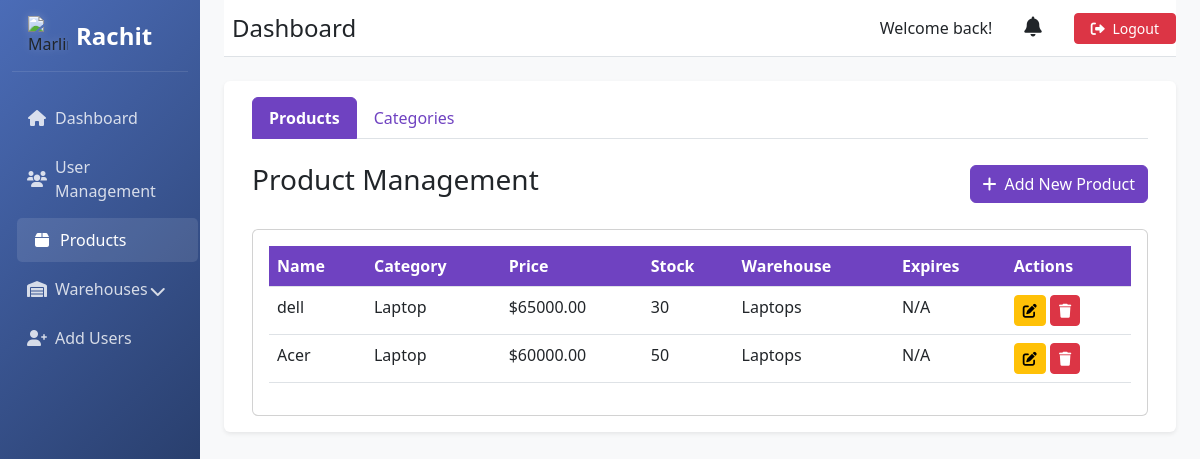
Screenshot of /product_management/ (signed in) with the database file from the repository.
### Inventory/models.py (models this page shows, shortened)
class Product(models.Model):
    name = models.CharField(max_length=200)
    category = models.ForeignKey(Category, on_delete=models.CASCADE)
    warehouse = models.ForeignKey(Warehouse, on_delete=models.SET_NULL, null=True)
    price = models.DecimalField(max_digits=10, decimal_places=2)
    stock = models.IntegerField(default=0)
    description = models.TextField()
    expires = models.DateTimeField(null=True, blank=True)
    min_stock = models.IntegerField(default=10)
    created_at = models.DateTimeField(auto_now_add=True)
    updated_at = models.DateTimeField(auto_now=True)

class Category(models.Model):
    name = models.CharField(max_length=100)
    description = models.TextField(null=True, blank=True)
    expires = models.BooleanField(default=False, help_text='Whether products in this category expire')
    created_at = models.DateTimeField(auto_now_add=True)
    updated_at = models.DateTimeField(auto_now=True)
    class Meta:
        verbose_name_plural = "Categories"
        ordering = ['name']
    def __str__(self):
        return self.name

### user/models.py (models this page shows, shortened)
class Warehouse(models.Model):
    name = models.CharField(max_length=255)
    location = models.CharField(max_length=255)
    manager = models.OneToOneField('CustomUser', on_delete=models.SET_NULL, null=True, blank=True, related_name='managed_warehouse')
    handles_expiring = models.BooleanField(default=False)

### user/views.py (the view, shortened to what this page needs)
# urls.py: path('product_management/', views.product_management, name='product_management'),  # Product management (Admin)
@login_required
def product_management(request):
    if request.user.role != 'admin':
        return HttpResponseForbidden("You are not authorized to view this page")
    products = Product.objects.all().select_related('warehouse')
    categories = Category.objects.all()
    warehouses = Warehouse.objects.all()
    context = {
        'products': products,
        'categories': categories,
        'warehouses': warehouses,
        'form': ProductForm()
    }
    return render(request, 'product_management.html', context)

### user/models.py (called while the page is built)
    @property
    def unread_notifications_count(self):
        return self.notifications.filter(is_read=False).count()

### templates/product_management.html (shortened to what this page needs)
{% extends 'base_dashboard.html' %}
{% block content %}
<div class="container-fluid">
    <ul class="nav nav-tabs mb-4">
        <li class="nav-item">
            <a class="nav-link active" data-bs-toggle="tab" href="#products">Products</a>
        </li>
        <li class="nav-item">
            <a class="nav-link" data-bs-toggle="tab" href="#categories">Categories</a>
        </li>
    </ul>
    <div class="tab-content">
        <div class="tab-pane fade show active" id="products">
            <div class="d-flex justify-content-between align-items-center mb-4">
                <h1 class="h3">Product Management</h1>
                <button class="btn btn-primary" data-bs-toggle="modal" data-bs-target="#addProductModal">
                    <i class="fas fa-plus me-2"></i>Add New Product
                </button>
            </div>
            <div class="card">
                <div class="card-body">
                    <div class="table-responsive">
                        <table class="table table-hover">
                            <thead>
                                <tr>
                                    <th>Name</th>
                                    <th>Category</th>
                                    <th>Price</th>
                                    <th>Stock</th>
                                    <th>Warehouse</th>
                                    <th>Expires</th>
                                    <th>Actions</th>
                                </tr>
                            </thead>
                            <tbody>
                                {% for product in products %}
                                <tr>
                                    <td>{{ product.name }}</td>
                                    <td>{{ product.category.name }}</td>
                                    <td>${{ product.price }}</td>
                                    <td>{{ product.stock }}</td>
                                    <td>{{ product.warehouse.name }}</td>
                                    <td>{{ product.expires|default:"N/A" }}</td>
                                    <td>
                                        <button class="btn btn-sm btn-warning edit-product"
                                                data-id="{{ product.id }}"
                                                data-bs-toggle="modal"
                                                data-bs-target="#editProductModal">
                                            <i class="fas fa-edit"></i>
                                        </button>
                                        <form method="POST" action="{% url 'delete_product' product.id %}" style="display: inline;">
                                            <button type="submit" class="btn btn-sm btn-danger"
                                                    onclick="return confirm('Are you sure you want to delete this product?')">
                                                <i class="fas fa-trash"></i>
                                            </button>
                                        </form>
                                    </td>
                                </tr>
                                {% endfor %}
                            </tbody>
                        </table>
                    </div>
                </div>
            </div>
        </div>
    </div>
</div>
{% endblock %}
{% block sidebar_menu %}
<ul class="nav flex-column">
    <li class="nav-item">
        <a class="nav-link" href="{% url 'admin_dashboard' %}">
            <i class="fas fa-home me-2"></i> Dashboard
        </a>
    </li>
    <li class="nav-item">
        <a class="nav-link" href="{% url 'user_statistics' %}">
            <i class="fas fa-users me-2"></i> User Management
        </a>
    </li>
    <li class="nav-item">
        <a class="nav-link active" href="{% url 'product_management' %}">
            <i class="fas fa-box me-2"></i> Products
        </a>
    </li>
    <li class="nav-item">
        <a class="nav-link" href="#warehouseManagement" data-bs-toggle="collapse" role="button">
            <i class="fas fa-warehouse me-2"></i> Warehouses
            <i class="fas fa-chevron-down float-end mt-1"></i>
        </a>
    </li>
    <li class="nav-item">
        <a class="nav-link" href="{% url 'add_user_page' %}">
            <i class="fas fa-user-plus me-2"></i> Add Users
        </a>
    </li>
</ul>
{% endblock %}

### static/css/dashboard.css (style rules this page uses)
.sidebar-menu a { color: rgba(255,255,255,0.8); padding: 10px 15px; border-radius: 5px; margin-bottom: 5px; transition: all 0.2s ease; display: flex; align-items: center; }
.sidebar-menu a:hover, .sidebar-menu a.active { background-color: rgba(255,255,255,0.1); color: white; transform: translateX(5px); }
.sidebar-menu i { margin-right: 10px; width: 20px; text-align: center; }

### static/css/custom.css (style rules this page uses)
body { background: linear-gradient(135deg, #f0f9ff 0%, #e0f2fe 100%); }
thead { background: linear-gradient(to right, #f9fafb, #f3f4f6); position: sticky; top: 0; z-index: 10; }

### templates/product_management.html (style rules this page uses)
:root { --primary-color: #6f42c1; --secondary-color: #6c757d; --highlight-color: #ffc107; }
.btn-primary { background-color: var(--primary-color); border-color: var(--primary-color); }
.nav-tabs .nav-link.active { color: #fff; background-color: var(--primary-color); border-color: var(--primary-color); font-weight: bold; }
.nav-tabs .nav-link { color: var(--primary-color); border: 1px solid transparent; }
.nav-link.active { background-color: var(--primary-color); color: white !important; }
.table thead th { background-color: var(--primary-color); color: white; }

### rows the page displays
Product: name "dell", category.name "Laptop", price "65000.00", stock "30", warehouse.name "Laptops", expires "N/A"
Product: name "Acer", category.name "Laptop", price "60000.00", stock "50", warehouse.name "Laptops", expires "N/A"
